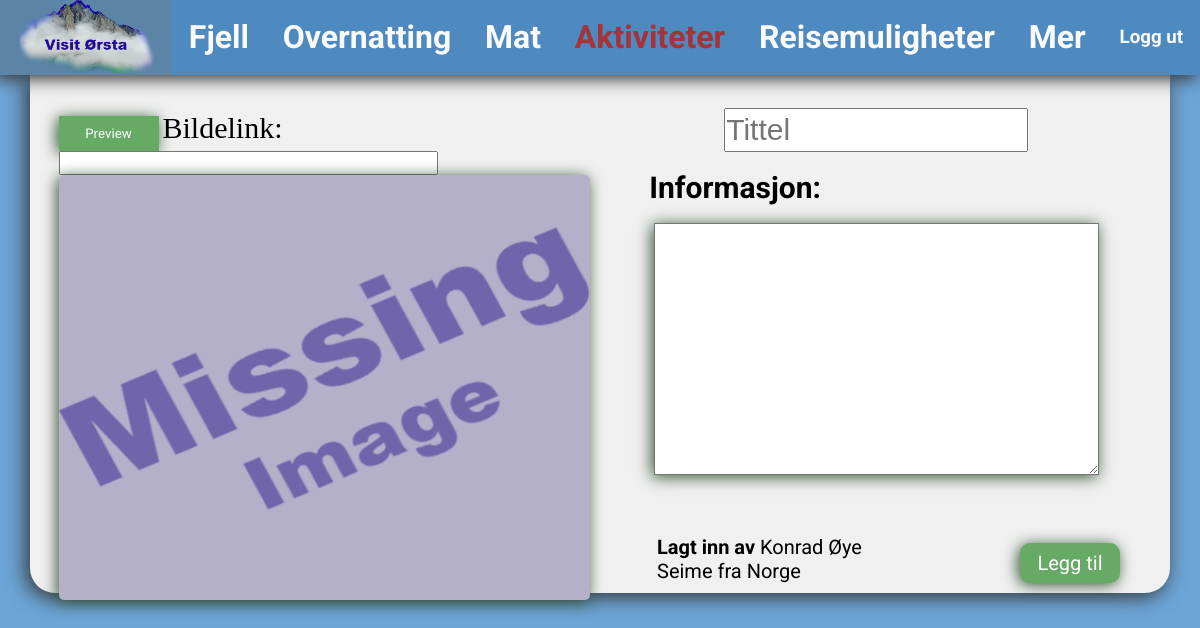
The app's page /leggtilaktivitet.php (signed in) with its own data.
### tables this page shows
CREATE TABLE IF NOT EXISTS `person` (
  `fornavn` varchar(45) NOT NULL,
  `etternavn` varchar(45) NOT NULL,
  `passord` varchar(45) NOT NULL,
  `telefonnummer` int(8) NOT NULL,
  `bosted` varchar(48) NOT NULL,
  PRIMARY KEY (`telefonnummer`)
);

### leggtilaktivitet.php (the view, shortened to what this page needs)
<?php
require_once('tilkobling.php');
$telef = $_SESSION['telefonnummer'];
$person = "SELECT * FROM person WHERE telefonnummer = $telef";
$personinfo = $tilkobling->query($person);
?>
<!DOCTYPE html>
<html lang="en">
    <head>
    </head>
    <body>
        <div id=banner>
            <div class="toppboks" id="logoboks" ><a href="index.php"><img src="bilder/logo.png" id="logo" /></a></div>
            <a href="fjell.php"><div class="toppboks"><h1>Fjell</h1></div></a>
            <a href="overnatting.php"><div class="toppboks"><h1>Overnatting</h1></div></a>
            <a href="mat.php"><div class="toppboks"><h1>Mat</h1></div></a>
            <a href="aktiviteter.php"><div class="toppboks"><h1  id="currentPage">Aktiviteter</h1></div></a>
            <a href="reisemuligheter.php"><div class="toppboks"><h1>Reisemuligheter</h1></div></a>
            <a href="mer.php"><div class="toppboks"><h1>Mer</h1></div></a>
            <?php if($_SESSION['loggetinn'] == true) { ?>
                <form method="post" id="logout">
                    <a href="?loggut=true"><div class="toppboks"><h3>Logg ut</h3></div></a>
                </form>
            <?php }else{ ?>
                <a href="inlogging.php"><div class="toppboks"><h3>Logg inn</h3></div></a>
                <?php } ?>
        </div>
        <div id="innholdsboks">
            <br>
                <div id="aktivitetside">
                    <div style="width:60%">
                    <form method="POST">
                           <br>
                           <button name="preview" type="preview"  style="border:none;background-color:#66aa66; box-shadow: -2px 2px 15px #355535; color:white; width:100px; height:35px" >Preview</button>
                            <label for="leggtilbilde" style="font-size:30px;">Bildelink:</label>
                            <input type="text" id="leggtilbilde" name="leggtilbilde"><br>
                            <?php if(isset($_POST["preview"]) && $_POST["leggtilbilde"] != "") { ?>
                            <img style="height:425px; box-shadow: -2px 2px 15px #355535; width:90%"  src="<?php echo $_POST["leggtilbilde"] ?>">
                            <?php }else{ ?>
                            <img style="height:425px; box-shadow: -2px 2px 15px #355535; width:90%"  src="bilder/missing.png">
                           <?php } ?>
                    </div>
                    <div style="width:50%">
                            <input type="text" placeholder="Tittel" id="tittel"  name="tittel" style="width:300px; margin-left:75px">
                            <br><br>
                            <h2>Informasjon:</h2>
                            <br>
                            <textarea type="text" id="informasjon" name="informasjon" style="box-shadow: -2px 2px 15px #355535;"></textarea>
                            <?php if($rad = mysqli_fetch_array($personinfo)) { ?>
                                <span style="position:absolute; bottom:10px; width:20%; left: 55%"><p  ><strong>Lagt inn av </strong> <?php echo $rad['fornavn'] ?> <?php echo $rad["etternavn"]; ?> fra <?php echo $rad['bosted'] ?> </p></span>
                            <?php } ?>
                            <button name="knapp" type="knapp" style="border:none;background-color:#66aa66; box-shadow: -2px 2px 15px #355535; color:white; width:100px; margin-top:60px; margin-left:375px;" id="submit">Legg til</button>
                    </div>
                </div>
        </div>
    </body>
</html>

### records on screen
person: fornavn "Konrad Øye", etternavn "Seime", bosted "Norge"
